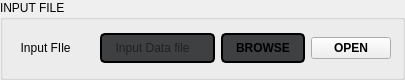
                  <widget class="QGroupBox" name="groupBox_3">
                   <property name="sizePolicy">
                    <sizepolicy hsizetype="Preferred" vsizetype="Fixed">
                     <horstretch>0</horstretch>
                     <verstretch>0</verstretch>
                    </sizepolicy>
                   </property>
                   <property name="maximumSize">
                    <size>
                     <width>16777215</width>
                     <height>80</height>
                    </size>
                   </property>
                   <property name="title">
                    <string>INPUT FILE</string>
                   </property>
                   <layout class="QGridLayout" name="gridLayout_10">
                    <item row="0" column="0">
                     <widget class="QLabel" name="label_2">
                      <property name="sizePolicy">
                       <sizepolicy hsizetype="Fixed" vsizetype="Preferred">
                        <horstretch>0</horstretch>
                        <verstretch>0</verstretch>
                       </sizepolicy>
                      </property>
                      <property name="minimumSize">
                       <size>
                        <width>80</width>
                        <height>0</height>
                       </size>
                      </property>
                      <property name="text">
                       <string>  Input FIle</string>
                      </property>
                     </widget>
                    </item>
                    <item row="0" column="3">
                     <widget class="QPushButton" name="preview_in_file">
                      <property name="sizePolicy">
                       <sizepolicy hsizetype="Minimum" vsizetype="Maximum">
                        <horstretch>0</horstretch>
                        <verstretch>0</verstretch>
                       </sizepolicy>
                      </property>
                      <property name="font">
                       <font>
                        <family>Segoe UI</family>
                        <pointsize>9</pointsize>
                        <weight>75</weight>
                        <italic>false</italic>
                        <bold>true</bold>
                       </font>
                      </property>
                      <property name="cursor">
                       <cursorShape>PointingHandCursor</cursorShape>
                      </property>
                      <property name="styleSheet">
                       <string notr="true">#preview_in_file{background-color: rgba(63,64,66,255);
font: 600 9pt &quot;Segoe UI&quot;;
height:26px;
width:80px;
border-radius:5px;
border:2px solid black;
}
#preview_in_file:hover{

background-color:rgba(32,33,36,255);
}</string>
                      </property>
                      <property name="text">
                       <string>OPEN</string>
                      </property>
                     </widget>
                    </item>
                    <item row="0" column="1">
                     <widget class="QLineEdit" name="filename">
                      <property name="sizePolicy">
                       <sizepolicy hsizetype="Expanding" vsizetype="Maximum">
                        <horstretch>0</horstretch>
                        <verstretch>0</verstretch>
                       </sizepolicy>
                      </property>
                      <property name="mouseTracking">
                       <bool>true</bool>
                      </property>
                      <property name="contextMenuPolicy">
                       <enum>Qt::NoContextMenu</enum>
                      </property>
                      <property name="toolTip">
                       <string>Input file from Operator</string>
                      </property>
                      <property name="styleSheet">
                       <string notr="true">#filename{
background-color: rgba(63,64,66,255);
border-radius:5px;
height:26px;
border:2px solid black;
padding-left:5px;
}
#filename:hover{
border:2px solid black;
}
</string>
                      </property>
                      <property name="maxLength">
                       <number>1000</number>
                      </property>
                      <property name="frame">
                       <bool>true</bool>
                      </property>
                      <property name="readOnly">
                       <bool>true</bool>
                      </property>
                      <property name="placeholderText">
                       <string>  Input Data file</string>
                      </property>
                      <property name="clearButtonEnabled">
                       <bool>false</bool>
                      </property>
                     </widget>
                    </item>
                    <item row="0" column="2">
                     <widget class="QPushButton" name="browse_button">
                      <property name="sizePolicy">
                       <sizepolicy hsizetype="Minimum" vsizetype="Maximum">
                        <horstretch>0</horstretch>
                        <verstretch>0</verstretch>
                       </sizepolicy>
                      </property>
                      <property name="font">
                       <font>
                        <family>Segoe UI</family>
                        <pointsize>9</pointsize>
                        <weight>75</weight>
                        <italic>false</italic>
                        <bold>true</bold>
                       </font>
                      </property>
                      <property name="cursor">
                       <cursorShape>PointingHandCursor</cursorShape>
                      </property>
                      <property name="styleSheet">
                       <string notr="true">QPushButton{background-color: rgba(63,64,66,255);
font: 600 9pt &quot;Segoe UI&quot;;
height:26px;
width:80px;
border-radius:5px;
border:2px solid black;
}
QPushButton:hover{
background-color:rgba(32,33,36,255);
}</string>
                      </property>
                      <property name="text">
                       <string>BROWSE</string>
                      </property>
                     </widget>
                    </item>
                   </layout>
                  </widget>
